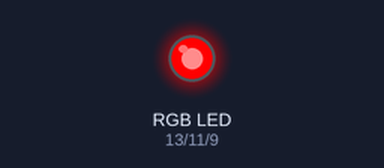
The sketch below on a simulated Arduino Uno, built with avr-gcc and run on an emulated ATmega328P. Shown: an RGB LED mixed from three pins (HIGH = lit).

Above: at 0.1 s.
At 2.2 s:
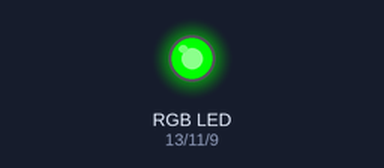
At 11.1 s:
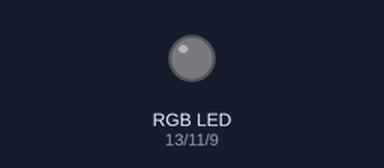
At 19.5 s:
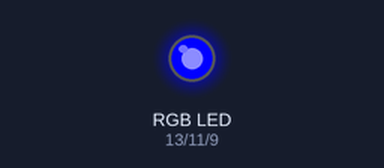
Timing chart, 0 to 26.0 s (numbered marks = the images above):
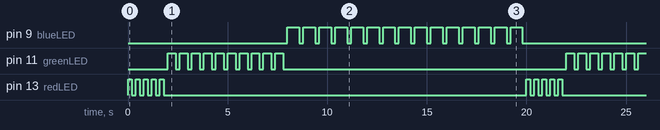

The sketch:

RGB_different_blinking_times.ino.ino
```cpp
/*                           Homework - tutorial 4
 Have 3 LEDs:
 - Red plays 5 times fast;
 - Green plays 10 times slow;
 - Blue plays 15 times really slow.
 */

// Variables
int redLED=13;
int greenLED=11;
int blueLED=9;
int little=200;
int medium=400;
int big=600;

void setup() {
  pinMode(redLED,OUTPUT);
  pinMode(greenLED,OUTPUT);
  pinMode(blueLED,OUTPUT);
}
// red light
void loop() {
  for (int i = 0; i < 5; i++) {
    digitalWrite(redLED,HIGH);
    delay(little);
    digitalWrite(redLED,LOW);
    delay(little);
  }
// green light
  for (int i = 0; i < 10; i++) {
    digitalWrite(greenLED,HIGH);
    delay(medium);
    digitalWrite(greenLED,LOW);
    delay(little);
  }
// blue light
  for (int i = 0; i < 15; i++) {
    digitalWrite(blueLED,HIGH);
    delay(big);
    digitalWrite(blueLED,LOW);
    delay(little);
  }

}
```

Measured:
- by itself, pin 9 (blueLED): moves between LOW and HIGH, repeating every 20.0 s
- by itself, pin 11 (greenLED): repeats every 20.0 s: 9 × (LOW 0.20 s, HIGH 0.40 s), LOW 14.2 s, HIGH 0.40 s
- by itself, pin 13 (redLED): repeats every 20.0 s: 4 × (LOW 0.20 s, HIGH 0.20 s), LOW 18.2 s, HIGH 0.20 s
